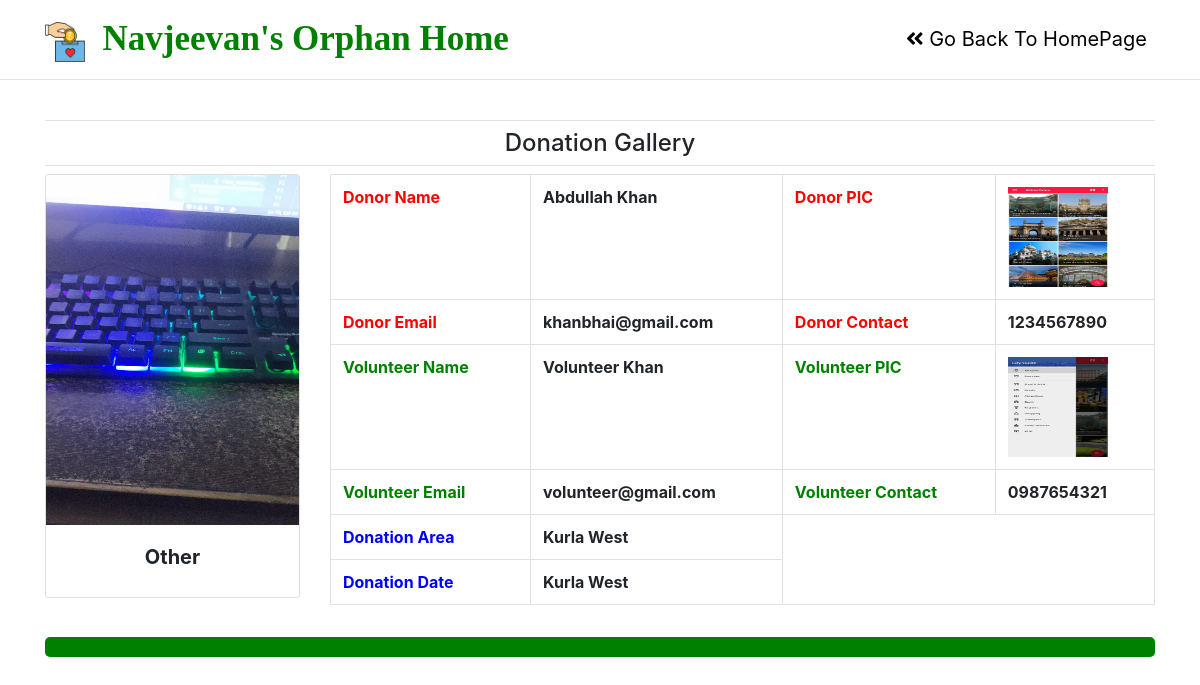
The page /gallery on the database its author committed.
### donation/models.py (models this page shows, shortened)
class Gallery(models.Model):
    donation = models.ForeignKey(Donation, on_delete=models.CASCADE)
    deliverypic = models.FileField(null=True)
    creationdate = models.DateTimeField(auto_now_add=True)

class Donation(models.Model):
    donor = models.ForeignKey(Donor, on_delete=models.CASCADE)
    donationname = models.CharField(max_length=100,null=True)
    donationpic = models.FileField(null=True)
    collectionloc = models.CharField(max_length=300,null=True)
    description = models.CharField(max_length=300,null=True)
    status = models.CharField(max_length=30,null=True)
    donationdate = models.DateField(null=True)
    adminremark = models.CharField(max_length=200, null=True)
    volunteer = models.ForeignKey(Volunteer, on_delete=models.CASCADE,null=True)
    donationarea = models.ForeignKey(DonationArea, on_delete=models.CASCADE,null=True)
    volunteerremark = models.CharField(max_length=200, null=True)
    updationdate = models.DateField(null=True)

class Donor(models.Model):
    user = models.ForeignKey(User, on_delete=models.CASCADE)
    contact = models.CharField(max_length=15,null=True)
    address = models.CharField(max_length=300,null=True)
    userpic = models.FileField(null=True)
    regdate = models.DateTimeField(auto_now_add=True)

class Volunteer(models.Model):
    user = models.ForeignKey(User, on_delete=models.CASCADE)
    contact = models.CharField(max_length=15,null=True)
    address = models.CharField(max_length=300,null=True)
    userpic = models.FileField(null=True)
    idpic = models.FileField(null=True)
    aboutme = models.CharField(max_length=300,null=True)
    status = models.CharField(max_length=20,null=True)
    regdate = models.DateTimeField(auto_now_add=True)
    adminremark = models.CharField(max_length=300, null=True)
    updationdate = models.DateField(null=True)

class DonationArea(models.Model):
    areaname = models.CharField(max_length=100)
    description = models.CharField(max_length=300)
    creationdate = models.DateTimeField(auto_now_add=True)

### donation/views.py (the view)
# urls.py: path('gallery',gallery,name='gallery'),
def gallery(request):
    gallery = Gallery.objects.all()
    return render(request, 'gallery.html',locals())

### donation/templates/gallery.html (shortened to what this page needs)
{% load static %}
<html>
<head>
</head>
<body>
{% include 'navigation.html' %}
<hr class="mt-0">
<div class="container" style="margin-top: 40px;">
    <h4 class="text-center p-2 border-bottom border-top mt-2">Donation Gallery</h4>
    {% for i in gallery %}
    <div class="row">
        <div class="col-sm-3">
            <div class="card mb-2">
                <img src="{{i.deliverypic.url}}" class="card-img-top" style="height:350px;">
                <div class="card-body">
                    <h5 class="text-center font-weight-bold">{{i.donation.donationname}}</h5>
                </div>
            </div>
        </div>
        <div class="col-sm-9">
            <table class="table table-bordered">
                <tbody>
                    <tr>
                        <th style="width:200px;color:red">Donor Name</th>
                        <th>{{i.donation.donor.user.first_name}} {{i.donation.donor.user.last_name}} </th>
                    <th style="color:red">Donor PIC</th>
                    <th><img src="{{i.donation.donor.userpic.url}}" class="" style="width:100px;height:100px;"></th>
                    </tr>
                    <tr>
                        <th style="width:200px;color:red">Donor Email</th>
                        <th> {{i.donation.donor.user.username}} </th>
                    <th style="color:red">Donor Contact</th>
                    <th>{{i.donation.donor.contact}}</th>
                    </tr>
                    <tr>
                        <th style="width:200px;color:green">Volunteer Name</th>
                        <th>{{i.donation.volunteer.user.first_name}} {{i.donation.volunteer.user.last_name}} </th>
                    <th style="color:green">Volunteer PIC</th>
                    <th><img src="{{i.donation.volunteer.userpic.url}}" class="" style="width:100px;height:100px;"></th>
                    </tr>
                    <tr>
                        <th style="width:200px; color : green"> Volunteer Email</th>
                        <th>{{i.donation.volunteer.user.username}}</th>
                        <th style="color:green">Volunteer Contact</th>
                        <th>{{i.donation.volunteer.contact}}</th>
                    </tr>
                    <tr>
                        <th style="color:blue">Donation Area</th>
                        <th>{{i.donation.donationarea.areaname}}</th>
                    </tr>
                    <tr>
                        <th style = "color: blue">Donation Date</th>
                        <th> {{i.donation.donationarea.areaname}}</th>
                    </tr>
                </tbody>
            </table>
        </div>
    </div>
    <hr class = "separator">
    {% endfor %}
</div>
</body>
<html>

### donation/templates/navigation.html (shortened to what this page needs)
{% load static %}
  <link rel="stylesheet" href="https://stackpath.bootstrapcdn.com/bootstrap/4.1.3/css/bootstrap.min.css"
>
  <link rel="stylesheet" href="https://use.fontawesome.com/releases/v5.2.0/css/all.css"
>
<link rel = "stylesheet" href = "https://cdnjs.cloudflare.com/ajax/libs/animate.css/3.7.2/animate.min.css">
  <link rel="stylesheet" href="{% static 'css/mystyle.css' %}">
  <nav class="navbar navbar-expand-sm navbar-light">
  <div class="container">
    <a href="#" class="navbar-brand">
        <img src = "{% static 'images/donationicon.jpg' %}" width="40" height="40">
        &nbsp;<span style = "color:green">Navjeevan's</span>
        <span style = "color:green">Orphan</span>
        <span style = "color:green">Home</span></a>
    <div class="collapse navbar-collapse text-center" id="myMenu">
      <ul class="navbar-nav pl-5 custom-nav ml-auto">
        {% if request.path == '/' %}
        <li class="nav-item"><a href="#home" class="nav-link"><i class="fas fa-home"></i> Home</a></li>
        <li class="nav-item"><a href="#about" class="nav-link">About Us</a></li>
        <li class="nav-item"><a href="#donate" class="nav-link">Donate</a></li>
        <li class="nav-item"><a href="#contact" class="nav-link">Contact Us</a></li>
          <li class="nav-item"><a href="{% url 'gallery' %}" class="nav-link">Gallery</a></li>
           <li class="nav-item"><a href="{% url 'all_logins' %}" class="nav-link">Login</a></li>
        {% else %}
        <li class="nav-item"><a href="{% url 'index' %}" class="nav-link"><i class="fas fa-angle-double-left"></i> Go Back To HomePage</a></li>
    {% endif %}
      </ul>
    </div>
	</div>
  </nav>

### donation/static/css/mystyle.css (style rules this page uses)
.navbar-brand { font-family: 'Monotype Corsiva'; font-size: 35px; font-weight: bold; }
.nav-link,.dropdown-item { color: black !important; font-size : 20px }
html { scroll-behavior:smooth; }

### donation/templates/gallery.html (style rules this page uses)
hr.separator { border: 10px solid green; border-radius: 5px; }

### rows shown on the page
Gallery: deliverypic (picture), donation.donationname "Other", donation.donor.user.first_name "Abdullah", donation.donor.user.last_name "Khan", donation.donor.userpic (picture), donation.donor.user.username "khanbhai@gmail.com", donation.donor.contact "1234567890", donation.volunteer.user.first_name "Volunteer", donation.volunteer.user.last_name "Khan", donation.volunteer.userpic (picture), donation.volunteer.user.username "volunteer@gmail.com", donation.volunteer.contact "0987654321", donation.donationarea.areaname "Kurla West"
